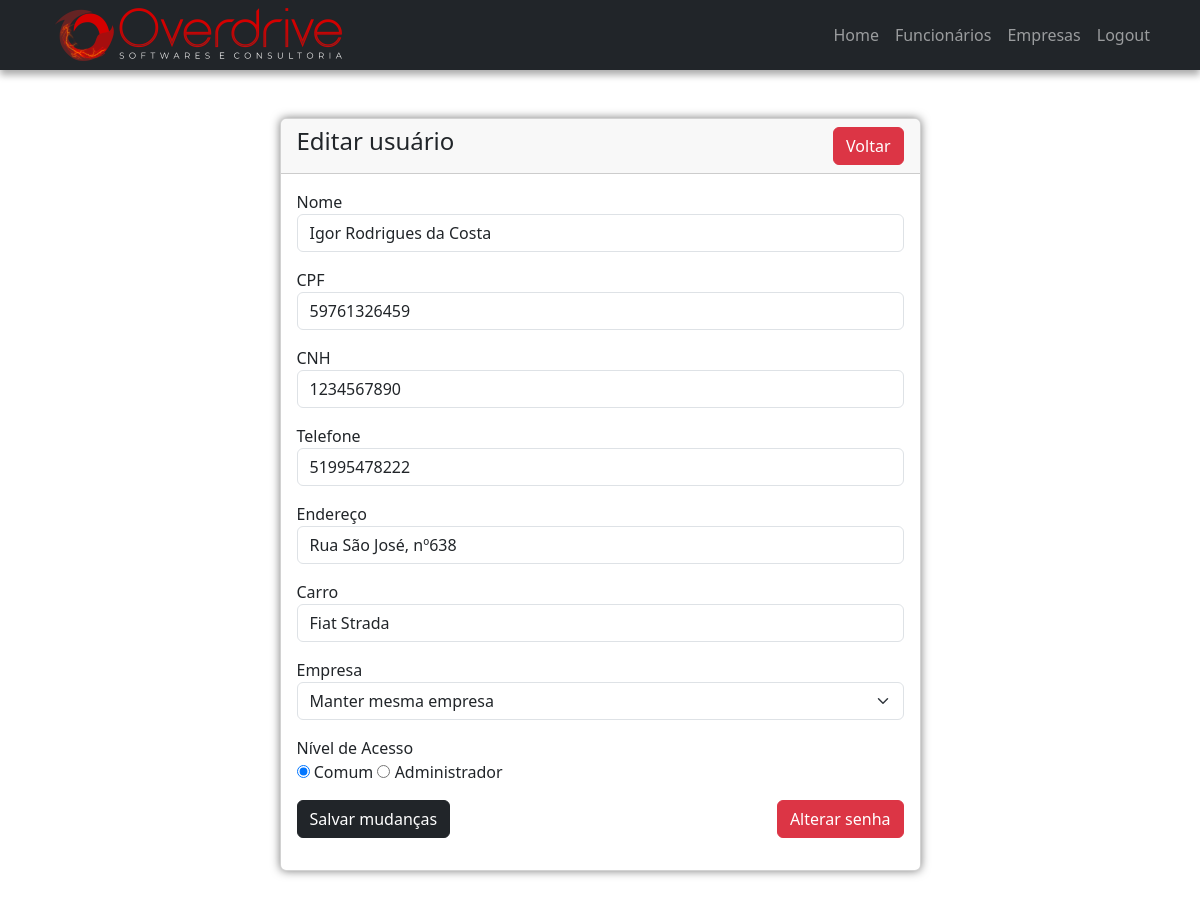
Page /view/editar_u.php?id=1 (signed in) on the committed database.
### tables this page shows
CREATE TABLE IF NOT EXISTS `usuario` (
  `u_id` int NOT NULL AUTO_INCREMENT,
  `nome` varchar(255) DEFAULT NULL,
  `cpf` varchar(11) NOT NULL,
  `cnh` varchar(20) DEFAULT NULL,
  `telefone` varchar(15) DEFAULT NULL,
  `endereco` varchar(255) DEFAULT NULL,
  `carro` varchar(255) DEFAULT NULL,
  `empresa` int NOT NULL,
  `senha` varchar(255) NOT NULL,
  `acesso` tinyint(1) NOT NULL DEFAULT '0',
  PRIMARY KEY (`u_id`),
  UNIQUE KEY `cpf` (`cpf`),
  KEY `empresa` (`empresa`)
);

### view/editar_u.php (the view, shortened to what this page needs)
<?php
include('../includes/header.php');
include('../includes/navbar.php');
require '../controller/conexao.php';
?>
<div class="container mt-5">
    <div class="row justify-content-center">
        <div class="col-md-7 mb-5">
            <div class="card">
                <div class="card-header">
                    <h4>Editar usuário
                        <a href="./tabela_up.php" class="btn btn-danger float-end">Voltar</a>
                    </h4>
                </div>
                <div class="card-body">
                    <?php
                    if(isset($_GET['id'])){
                        $usuario_id = mysqli_real_escape_string($mysqli, $_GET['id']);
                        $query = "SELECT * FROM usuario WHERE u_id='$usuario_id'";
                        $query_run = mysqli_query($mysqli, $query);
                        if(mysqli_num_rows($query_run) > 0){
                            $dados = mysqli_fetch_array($query_run);
                            ?>
                            <form action="../controller/code.php" method="post">
                                <div class="mb-3">
                                    <label>Nome</label>
                                    <input type="text" name="nome" value="<?=$dados['nome']; ?>" class="form-control" required minlength="5" maxlength="255">
                                </div>
                                <div class="mb-3">
                                    <label>CPF</label>
                                    <input type="text" name="cpf" value="<?=$dados['cpf']; ?>" class="form-control" required minlength="11" maxlength="11">
                                </div>
                                <div class="mb-3">
                                    <label>CNH</label>
                                    <input type="text" name="cnh" value="<?=$dados['cnh']; ?>" class="form-control" required minlength="10" maxlength="11">
                                </div>
                                <div class="mb-3">
                                    <label>Telefone</label>
                                    <input type="text" name="telefone" value="<?=$dados['telefone']; ?>" class="form-control" required minlength="10" maxlength="15">
                                </div>
                                <div class="mb-3">
                                    <label>Endereço</label>
                                    <input type="text" name="endereco" value="<?=$dados['endereco']; ?>" class="form-control" required minlength="5" maxlength="255">
                                </div>
                                <div class="mb-3">
                                    <label>Carro</label>
                                    <input type="text" name="carro" value="<?=$dados['carro']; ?>" class="form-control" required minlength="2" maxlength="255">
                                </div>
                                <div class="mb-3">
                                    <label>Empresa</label>
                                    <select name="empresa" id="empresa" class="form-select" required>
                                    <?php
                                        echo "<option value='{$dados['empresa']}'>Manter mesma empresa</option>";
                                        ?>
                                    </select>
                                </div>
                                        <div class="mb-3">
                                    <label>Nível de Acesso</label> <br>
                                    <input type="radio" name="acesso" id="acesso0" value="0" <?php if($dados['acesso'] == 0){ ?> checked <?php } ?>>
                                    <label for="acesso0">Comum</label>
                                    <input type="radio" name="acesso" id="acesso1" value="1" <?php if($dados['acesso'] == 1){ ?> checked <?php } ?>>
                                    <label for="acesso1">Administrador</label>
                                </div>
                                <div class="mb-3">
                                    <button type="submit" name="edita_u" class="btn btn-dark">Salvar mudanças</button>
                                    <a href="editar_s.php?id=<?= $dados['u_id']; ?>" class="btn btn-danger float-end">Alterar senha</a>
                                </div>
                            </form>
                            <?php
                        } else {
                            echo "<h4>ID não encontrado.</h4>";
                        }
                    }
                    ?>
                </div>
            </div>
        </div>
    </div>
</div>
<?php
include('../includes/footer.php');
?>

### style.css (style rules this page uses)
body { background: url(./images/cidade.png) no-repeat center center fixed; -webkit-background-size: cover; -moz-background-size: cover; background-size: cover; -o-background-size: cover; }
.card { box-shadow: 0px 0px 10px rgba(0, 0, 0, 0.514); }

### rows in the picture
usuario: nome "Igor Rodrigues da Costa", cpf "59761326459", cnh "1234567890", telefone "51995478222", endereco "Rua São José, nº638", carro "Fiat Strada", acesso "☑ Comum", acesso "☐ Administrador"
